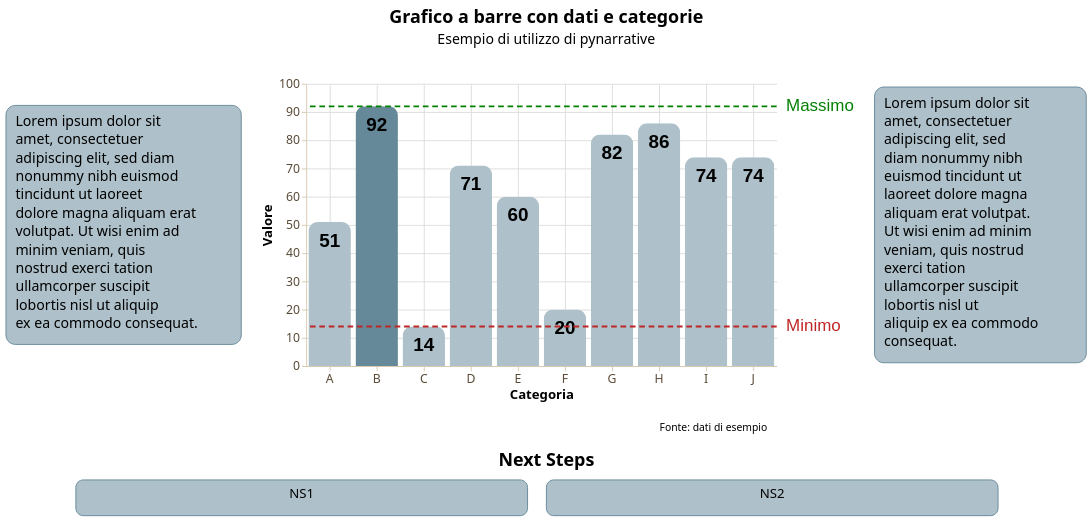

The code cell stored with this chart in its notebook:
### Markdown cell above
*RedTemplate*

### Code cell
from pynarrative import GreyTemplate


storia = (
    pn.Story(
    #Costruzione dell'oggetto di classe Story
        data = dati_categorie,
        width = 500,
        height = 300,
        template = GreyTemplate
    )

    #Chiamata dei metodi

    .mark_bar(
        # cornerRadiusTopLeft = 7,
        # cornerRadiusTopRight = 7,
        cornerRadiusEnd = 10
    )

    .encode( #encoding dei dati
        x = alt.X("categorie:N", title = "Categoria", axis = alt.Axis(grid = True)),
        y = alt.Y("valori:Q", title = "Valore", axis = alt.Axis(grid = True)),
    )
    

    .add_title( #titolo e sottotitolo
        title = "Grafico a barre con dati e categorie",
        subtitle = "Esempio di utilizzo di pynarrative",
        align = "center"
    )

    .add_context( #contesto, testo, spiegazione
        text = "Lorem ipsum dolor sit amet, consectetuer adipiscing elit, sed diam nonummy nibh euismod tincidunt ut laoreet dolore magna aliquam erat volutpat. Ut wisi enim ad minim veniam, quis nostrud exerci tation ullamcorper suscipit lobortis nisl ut aliquip ex ea commodo consequat.",
        position = "left",
    )

    .add_context( #contesto, testo, spiegazione
        text = "Lorem ipsum dolor sit amet, consectetuer adipiscing elit, sed diam nonummy nibh euismod tincidunt ut laoreet dolore magna aliquam erat volutpat. Ut wisi enim ad minim veniam, quis nostrud exerci tation ullamcorper suscipit lobortis nisl ut aliquip ex ea commodo consequat.",
        position = "right",
    )

    .add_next_steps( #prossima parte della storia
        steps = ["NS1", "NS2"],
        title = "Next Steps", #
        position = "bottom" #
    )

    .add_source( #fonte
        text = "Fonte: dati di esempio",
        position = "bottom",
        align = "right"
    )


    .add_labels_chart(
        font_size = 20,
        font_weight = "bold",
        dy = 20
    )

    .add_line(
        orientation = "horizontal",
        value = dati_categorie["valori"].tolist(),
        math = "max",
        color = "green",
        label_text = "Massimo",
    )

    .add_line(
        orientation = "horizontal",
        value = dati_categorie["valori"].tolist(),
        math = "min",
        label_text = "Minimo"
    )


    .add_highlight("B")
    


    .render()
)

storia

### Figure 1 — Vega-Lite specification as saved in the notebook (floating-point values rounded to 4 significant figures)
{"config": {"view": {"continuousWidth": 300, "continuousHeight": 300, "strokeWidth": 0}, "axis": {"domainColor": "#d8c9ad", "grid": false, "labelColor": "#594a37", "labelFont": "Noto Sans", "labelFontSize": 13, "tickColor": "#d8c9ad", "titleColor": "#000000", "titleFont": "Noto Sans", "titleFontSize": 14}, "axisX": {"labelAngle": 0, "labelExpr": "length(datum.label) > 12 ? replace(datum.label, /\\s+/, '\\n') : datum.label", "labelLineHeight": 14}, "bar": {"color": "#668999"}, "legend": {"labelColor": "#594a37", "labelFont": "Noto Sans", "labelFontSize": 12, "titleColor": "#000000", "titleFont": "Noto Sans", "titleFontSize": 12}, "line": {"color": "#668999"}, "mark": {"strokeWidth": 2.5}, "point": {"color": "#000000", "filled": true, "size": 75}, "range": {"category": ["#668999", "#a46cc2", "#27A0D9", "#c2a46c", "#d96027"]}, "title": {"color": "#000000", "font": "Noto Sans", "fontSize": 19}}, "vconcat": [{"layer": [{"mark": {"type": "text", "align": "center", "baseline": "top", "color": "#000000", "font": "Noto Sans", "fontSize": 19, "fontWeight": "bold", "text": "Grafico a barre con dati e categorie"}, "encoding": {"x": {"value": 500.0}, "y": {"value": 4}}}, {"mark": {"type": "text", "align": "center", "baseline": "top", "color": "#000000", "font": "Noto Sans", "fontSize": 15, "text": "Esempio di utilizzo di pynarrative"}, "encoding": {"x": {"value": 500.0}, "y": {"value": 30}}}], "data": {"name": "data-6fad5c34291b82fc9632cbce143d677a"}, "height": 58, "width": 1000.0}, {"vconcat": [{"hconcat": [{"hconcat": [{"layer": [{"mark": {"type": "rect", "color": "#aec0c9", "cornerRadius": 10, "opacity": 1.0, "stroke": "#668999", "strokeWidth": 1}, "encoding": {"x": {"value": 0}, "x2": {"value": 250.0}, "y": {"value": 23.0}, "y2": {"value": 277.0}}}, {"mark": {"type": "text", "align": "left", "baseline": "top", "color": "#000000", "font": "Noto Sans", "fontSize": 15, "fontStyle": "normal", "fontWeight": "normal", "lineBreak": "\n", "lineHeight": 19.5, "text": "Lorem ipsum dolor sit\namet, consectetuer\nadipiscing elit, sed diam\nnonummy nibh euismod\ntincidunt ut laoreet\ndolore magna aliquam erat\nvolutpat. Ut wisi enim ad\nminim veniam, quis\nnostrud exerci tation\nullamcorper suscipit\nlobortis nisl ut aliquip\nex ea commodo consequat."}, "encoding": {"x": {"value": 10}, "y": {"value": 33.0}}}], "data": {"name": "data-6fad5c34291b82fc9632cbce143d677a"}, "height": 300, "width": 250.0}, {"layer": [{"mark": {"type": "bar", "cornerRadiusEnd": 10}, "encoding": {"color": {"condition": {"test": "(datum['categorie'] === 'B')", "value": "#668999"}, "value": "#aec0c9"}, "x": {"axis": {"grid": true}, "field": "categorie", "title": "Categoria", "type": "nominal"}, "y": {"axis": {"grid": true}, "field": "valori", "title": "Valore", "type": "quantitative"}}}, {"mark": {"type": "text", "align": "center", "angle": 0, "color": "#000000", "dx": 0, "dy": 20, "fontSize": 20, "fontWeight": "bold", "lineBreak": "\n"}, "encoding": {"text": {"field": "valori", "type": "quantitative"}, "x": {"field": "categorie", "type": "nominal"}, "y": {"field": "valori", "type": "quantitative"}}}, {"data": {"name": "data-6fad5c34291b82fc9632cbce143d677a"}, "mark": {"type": "text", "align": "right", "baseline": "top", "color": "#000000", "font": "Noto Sans", "fontSize": 11, "lineBreak": "\n", "text": "Fonte: dati di esempio"}, "encoding": {"x": {"value": 490}, "y": {"value": 360}}}, {"layer": [{"data": {"name": "data-2802229c9cbb83aeb86074758fcf2233"}, "mark": {"type": "rule", "color": "green", "strokeDash": [6, 4], "strokeWidth": 2}, "encoding": {"y": {"field": "y", "type": "quantitative"}}}, {"data": {"name": "data-158d67e5e321c44734abe85b134adc46"}, "mark": {"type": "text", "align": "left", "color": "green", "dx": 0, "dy": 0, "fontSize": 18, "fontStyle": "normal", "fontWeight": "normal"}, "encoding": {"text": {"value": "Massimo"}, "x": {"value": 510}, "y": {"field": "y", "type": "quantitative"}}}]}, {"layer": [{"data": {"name": "data-82cef490e1c0a507b03fb404b586695f"}, "mark": {"type": "rule", "color": "#bf2626", "strokeDash": [6, 4], "strokeWidth": 2}, "encoding": {"y": {"field": "y", "type": "quantitative"}}}, {"data": {"name": "data-962bf60b76d420c72a0b594b6dac783f"}, "mark": {"type": "text", "align": "left", "color": "#bf2626", "dx": 0, "dy": 0, "fontSize": 18, "fontStyle": "normal", "fontWeight": "normal"}, "encoding": {"text": {"value": "Minimo"}, "x": {"value": 510}, "y": {"field": "y", "type": "quantitative"}}}]}], "data": {"name": "data-3deff3c83dd1251d975b1c846aaeeb3c"}, "height": 300, "width": 500}]}, {"layer": [{"mark": {"type": "rect", "color": "#aec0c9", "cornerRadius": 10, "opacity": 1.0, "stroke": "#668999", "strokeWidth": 1}, "encoding": {"x": {"value": 0}, "x2": {"value": 225.0}, "y": {"value": 3.5}, "y2": {"value": 296.5}}}, {"mark": {"type": "text", "align": "left", "baseline": "top", "color": "#000000", "font": "Noto Sans", "fontSize": 15, "fontStyle": "normal", "fontWeight": "normal", "lineBreak": "\n", "lineHeight": 19.5, "text": "Lorem ipsum dolor sit\namet, consectetuer\nadipiscing elit, sed\ndiam nonummy nibh\neuismod tincidunt ut\nlaoreet dolore magna\naliquam erat volutpat.\nUt wisi enim ad minim\nveniam, quis nostrud\nexerci tation\nullamcorper suscipit\nlobortis nisl ut\naliquip ex ea commodo\nconsequat."}, "encoding": {"x": {"value": 10}, "y": {"value": 13.5}}}], "data": {"name": "data-6fad5c34291b82fc9632cbce143d677a"}, "height": 300, "width": 225.0}]}, {"hconcat": [{"layer": [{"mark": {"type": "rect", "color": "#aec0c9", "cornerRadius": 8, "opacity": 1.0, "stroke": "#668999", "strokeWidth": 1}, "encoding": {"x": {"axis": null, "field": "x", "type": "quantitative"}, "x2": {"field": "x2"}, "y": {"axis": null, "field": "y", "type": "quantitative"}, "y2": {"field": "y2"}}}, {"mark": {"type": "text", "align": "center", "baseline": "top", "clip": true, "color": "#000000", "font": "Noto Sans", "fontSize": 14, "lineBreak": "\n", "lineHeight": 16}, "encoding": {"text": {"field": "text", "type": "nominal"}, "x": {"axis": null, "field": "x_mid", "type": "quantitative"}, "y": {"axis": null, "field": "y_text", "type": "quantitative"}}}], "height": 38, "title": {"text": ["Next Steps"], "color": "#000000", "font": "Noto Sans", "fontSize": 19, "offset": 10}, "width": 1000.0}], "center": true, "data": {"name": "data-695f94e0630b4b65b1e7ed527059215e"}}], "center": true}], "center": true, "resolve": {"axis": {"x": "shared", "y": "shared"}}, "$schema": "https://vega.github.io/schema/vega-lite/v6.4.1.json", "datasets": {"data-6fad5c34291b82fc9632cbce143d677a": [{"_": 0}], "data-3deff3c83dd1251d975b1c846aaeeb3c": [{"categorie": "A", "valori": 51}, {"categorie": "B", "valori": 92}, {"categorie": "C", "valori": 14}, {"categorie": "D", "valori": 71}, {"categorie": "E", "valori": 60}, {"categorie": "F", "valori": 20}, {"categorie": "G", "valori": 82}, {"categorie": "H", "valori": 86}, {"categorie": "I", "valori": 74}, {"categorie": "J", "valori": 74}], "data-2802229c9cbb83aeb86074758fcf2233": [{"y": 92}], "data-158d67e5e321c44734abe85b134adc46": [{"y": 92, "label_x": 0}], "data-82cef490e1c0a507b03fb404b586695f": [{"y": 14}], "data-962bf60b76d420c72a0b594b6dac783f": [{"y": 14, "label_x": 0}], "data-695f94e0630b4b65b1e7ed527059215e": [{"x": 0, "y": 0, "x2": 240, "y2": 28, "text": "NS1", "x_mid": 120.0, "y_text": 22}, {"x": 250, "y": 0, "x2": 490, "y2": 28, "text": "NS2", "x_mid": 370.0, "y_text": 22}]}}
